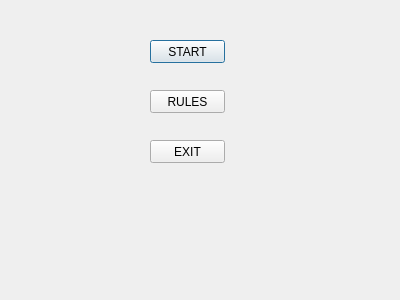
<?xml version="1.0" encoding="UTF-8"?>
<ui version="4.0">
 <class>Dialog</class>
 <widget class="QDialog" name="Dialog">
  <property name="geometry">
   <rect>
    <x>0</x>
    <y>0</y>
    <width>400</width>
    <height>300</height>
   </rect>
  </property>
  <property name="windowTitle">
   <string>Dialog</string>
  </property>
  <widget class="QPushButton" name="pushButton">
   <property name="geometry">
    <rect>
     <x>150</x>
     <y>40</y>
     <width>75</width>
     <height>23</height>
    </rect>
   </property>
   <property name="text">
    <string>START</string>
   </property>
  </widget>
  <widget class="QPushButton" name="pushButton_2">
   <property name="geometry">
    <rect>
     <x>150</x>
     <y>90</y>
     <width>75</width>
     <height>23</height>
    </rect>
   </property>
   <property name="text">
    <string>RULES</string>
   </property>
  </widget>
  <widget class="QPushButton" name="pushButton_3">
   <property name="geometry">
    <rect>
     <x>150</x>
     <y>140</y>
     <width>75</width>
     <height>23</height>
    </rect>
   </property>
   <property name="text">
    <string>EXIT</string>
   </property>
  </widget>
 </widget>
 <resources/>
 <connections/>
</ui>
